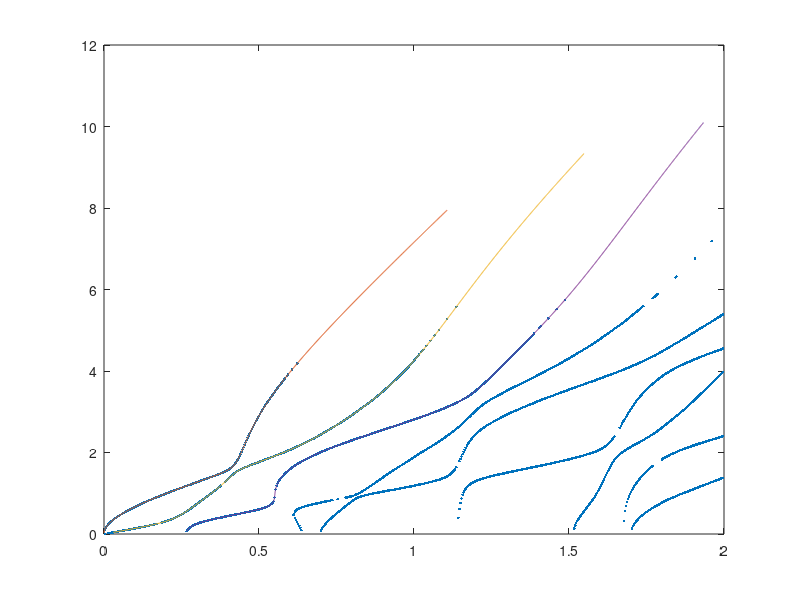

Recreate this plot in MATLAB.
clc; close all; clear;

RPDots = load("Dcurves/simpleDcurves.txt");
RPole1 = load("Dcurves/1.txt");
RPole2 = load("Dcurves/2.txt");
RPole3 = load("Dcurves/3.txt");
plot(RPDots(:,1), RPDots(:,2), '.', RPole1(:,1), RPole1(:,2), RPole2(:,1), RPole2(:,2), RPole3(:,1), RPole3(:,2))

